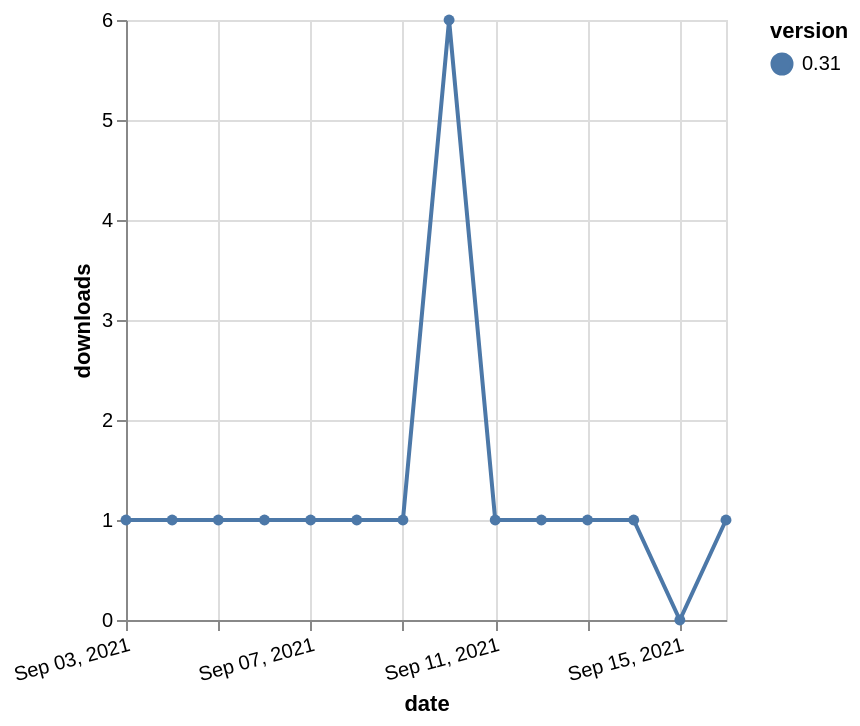

The Vega-Lite source for this figure:
### Vega-Lite specification from a JSON file in a GitHub repository (floating-point values rounded to 4 significant figures)
{"$schema": "https://vega.github.io/schema/vega-lite/v5.json", "description": "A simple bar chart with embedded data.", "data": {"values": [{"date": "2021-09-03", "total": 192, "delta": 1, "version": "0.31"}, {"date": "2021-09-04", "total": 193, "delta": 1, "version": "0.31"}, {"date": "2021-09-05", "total": 194, "delta": 1, "version": "0.31"}, {"date": "2021-09-06", "total": 195, "delta": 1, "version": "0.31"}, {"date": "2021-09-07", "total": 196, "delta": 1, "version": "0.31"}, {"date": "2021-09-08", "total": 197, "delta": 1, "version": "0.31"}, {"date": "2021-09-09", "total": 198, "delta": 1, "version": "0.31"}, {"date": "2021-09-10", "total": 204, "delta": 6, "version": "0.31"}, {"date": "2021-09-11", "total": 205, "delta": 1, "version": "0.31"}, {"date": "2021-09-12", "total": 206, "delta": 1, "version": "0.31"}, {"date": "2021-09-13", "total": 207, "delta": 1, "version": "0.31"}, {"date": "2021-09-14", "total": 208, "delta": 1, "version": "0.31"}, {"date": "2021-09-15", "total": 208, "delta": 0, "version": "0.31"}, {"date": "2021-09-16", "total": 209, "delta": 1, "version": "0.31"}]}, "width": "container", "mark": {"type": "line", "point": {"filled": true}}, "encoding": {"x": {"field": "date", "type": "temporal", "timeUnit": "yearmonthdate", "title": "date", "axis": {"labelAngle": -15}}, "y": {"field": "delta", "type": "quantitative", "title": "downloads"}, "color": {"field": "version", "type": "nominal"}, "tooltip": {"field": "delta"}}}
